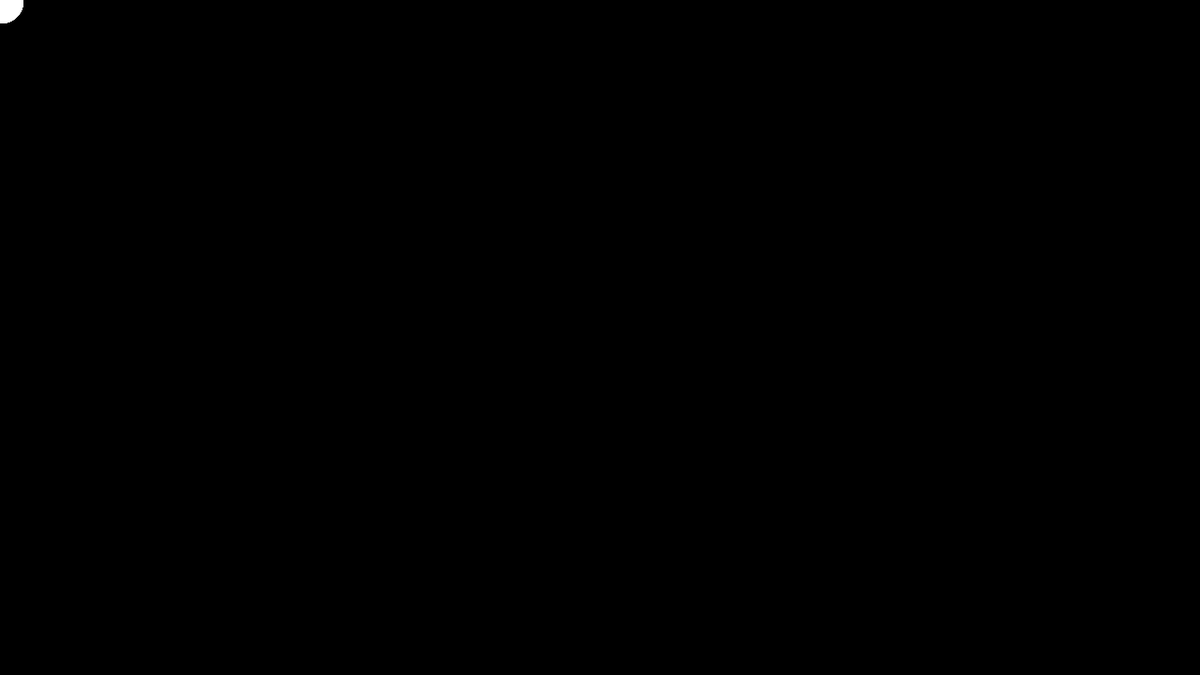
Frame 1 (no input)
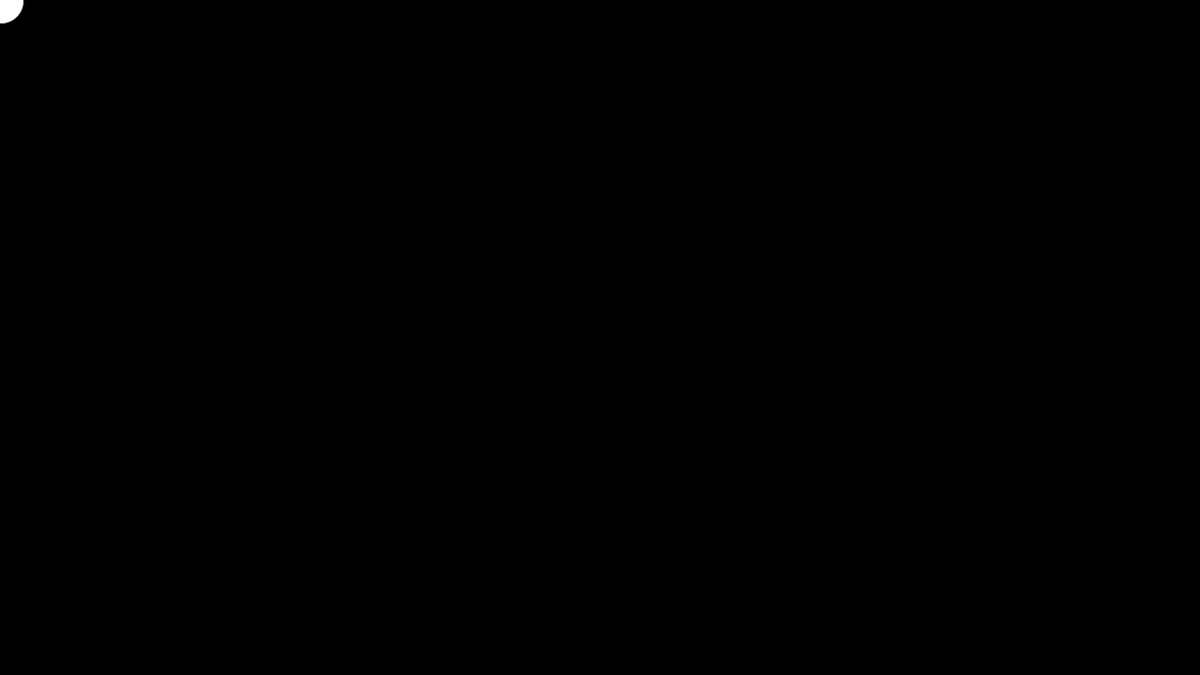
Frame 60 (the mouse pressed at the canvas centre just before this capture)
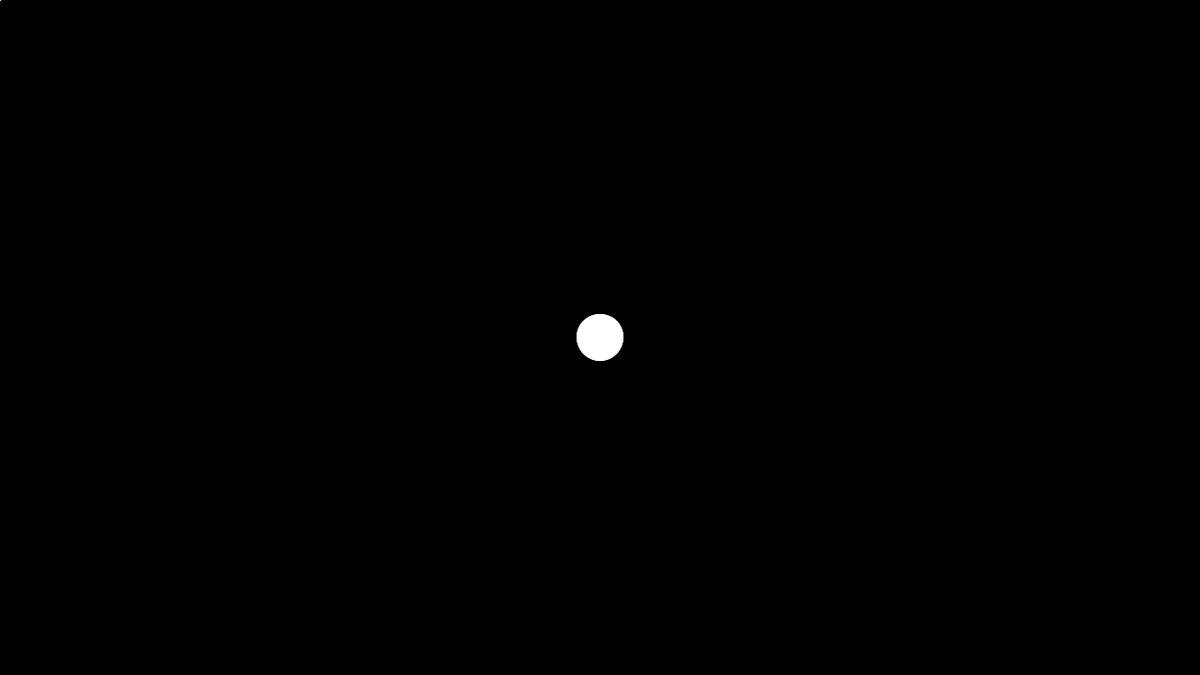
Frame 120 (the mouse held since frame 60 and released just before this capture)

The Processing sketch that drew these frames (run headless with seeded random() and noise(); from frame 60 on, the mouse is pressed at the canvas centre):

// Processing sketch: assignment4
// ── assignment4.pde
Snake[] object=new Snake[120];
int cnt=0;
int check=0;
class Snake{
  float xpos;
  float ypos;
  float range=50;
  float a1=0,a2,a3,a4;
  float b1=random(0,255);
  float b2=random(0,255);
  float b3=random(0,255);
  Snake(){
    xpos=mouseX;
    ypos=mouseY;
  }
  void display(){
    if(range>0.8) range-=0.8;
    else range=0;
    if(key=='1'){
      fill(0,0);
      stroke(0);
    }
    else if(key=='2')
      fill(random(0,255),random(0,255),random(0,255));
    else if(key=='3')
      fill(b1,b2,b3,60);
    if(key=='r'){
      stroke(255);
      fill(255);
    }
    if(key=='s'){
      float l=range/3;
      if(range/3>0.00001){
        partytime(xpos+range*0.5,ypos,l);
        partytime(xpos-range*0.5,ypos,l);
        partytime(xpos-range*0.5/2,ypos-range*0.5*sqrt(3)/2,l);
        partytime(xpos+range*0.5/2,ypos-range*0.5*sqrt(3)/2,l);
        partytime(xpos-range*0.5/2,ypos+range*0.5*sqrt(3)/2,l);
        partytime(xpos+range*0.5/2,ypos+range*0.5*sqrt(3)/2,l);      
    }
    }
    else if(key=='d'){
      float l=range/3;
      if(range/3>0.00001){
        glitter(xpos+range*0.5,ypos,l);
        glitter(xpos-range*0.5,ypos,l);
        glitter(xpos-range*0.5/2,ypos-range*0.5*sqrt(3)/2,l);
        glitter(xpos+range*0.5/2,ypos-range*0.5*sqrt(3)/2,l);
        glitter(xpos-range*0.5/2,ypos+range*0.5*sqrt(3)/2,l);
        glitter(xpos+range*0.5/2,ypos+range*0.5*sqrt(3)/2,l);      
    }      
    }
    else if(key=='a'){
      float l=range/3;
      stroke(random(0,255),random(0,255),random(0,255));
      ypos+=0.5;
      drawflakes(xpos,ypos,range);
      fill(0,0);
      circle(xpos,ypos,range*0.45);
      if(range/3>0.00001){
        drawflakes(xpos+range*0.5,ypos,l);
        drawflakes(xpos-range*0.5,ypos,l);
        drawflakes(xpos-range*0.5/2,ypos-range*0.5*sqrt(3)/2,l);
        drawflakes(xpos+range*0.5/2,ypos-range*0.5*sqrt(3)/2,l);
        drawflakes(xpos-range*0.5/2,ypos+range*0.5*sqrt(3)/2,l);
        drawflakes(xpos+range*0.5/2,ypos+range*0.5*sqrt(3)/2,l);
    }
  }
  else {
    stroke(255);
    circle(xpos,ypos,range);
  }
}
void partytime(float x, float y, float l){
 if(l>0.00001){
    int k=13;
    rectMode(CENTER);
    if(a1==0){
    a1=random(x-k*2,x+k*2);
    a2=random(y-k*2,y+k*2);
    a3=a4=random(l-k/1.5,l+k/1.2);
    }
    a2+=0.1;
    a3-=0.04;
    a4-=0.04;
    if(a3<0) a3=0;
    if(a4<0) a4=0;
    fill(b1,b2,b3,70);
    rect(a1,a2,a3*1.8,a4*1.8);
  }
}
void glitter(float x, float y, float l){
  stroke(74,191,211);
  if(l>0.00001){
    int k=13;
    rectMode(CENTER);
    if(a1==0){
    a1=random(x-k*1,x+k*2);
    a2=random(y-k*2,y+k*2);
    a3=a4=random(l-k/1.5,l+k/1.2);
    }
    a2+=0.1;
    a3-=0.04;
    a4-=0.04;
    if(a3<0) a3=0;
    if(a4<0) a4=0;
    float hang=random(170,255);
    float glittering=random(0,1);
    if(glittering<0.1)
      fill(random(0,255),hang,hang,255);
    else
      fill(random(0,255),hang,hang,0);
 //   fill(random(128,236),255,255,70+random(-40,40));
    rect(a1,a2,a3*1.5,a4*1.5);
  }
}

}
void drawflakes(float x, float y, float l){
  if(l>0.00001){
  line(x,y-l/2,x,y+l/2);
  line(x-sqrt(3)*l/4,y+l/4,x+sqrt(3)*l/4,y-l/4);
  line(x-sqrt(3)*l/4,y-l/4,x+sqrt(3)*l/4,y+l/4);
  }
}
void setup(){
  size(1280,720);
  for(int i=0;i<120;i++){
    object[i]=new Snake();
  }
}
void draw(){
  background(0);
  object[cnt++]= new Snake(); cnt%=120;
  if(key=='k'){
    key='s';
    for(int i=0;i<120;i++)
      object[i].partytime(random(0,width),random(0,height),50/3);
  }
  for(int i=cnt+1;i<120;i++)
    object[i].display();
  for(int i=0;i<=cnt;i++)
    object[i].display();

}
